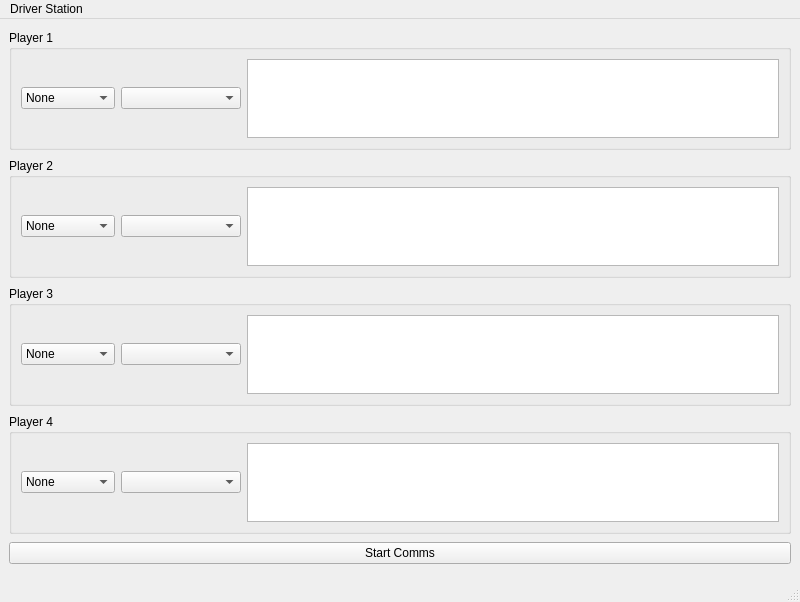
<?xml version="1.0" encoding="UTF-8"?>
<ui version="4.0">
 <class>DriverStation</class>
 <widget class="QMainWindow" name="DriverStation">
  <property name="geometry">
   <rect>
    <x>0</x>
    <y>0</y>
    <width>800</width>
    <height>602</height>
   </rect>
  </property>
  <property name="windowTitle">
   <string>DriverStation</string>
  </property>
  <widget class="QWidget" name="centralwidget">
   <layout class="QVBoxLayout" name="verticalLayout">
    <item>
     <widget class="QGroupBox" name="player_group_1">
      <property name="sizePolicy">
       <sizepolicy hsizetype="Expanding" vsizetype="Fixed">
        <horstretch>0</horstretch>
        <verstretch>0</verstretch>
       </sizepolicy>
      </property>
      <property name="minimumSize">
       <size>
        <width>0</width>
        <height>70</height>
       </size>
      </property>
      <property name="maximumSize">
       <size>
        <width>16777215</width>
        <height>120</height>
       </size>
      </property>
      <property name="title">
       <string>Player 1</string>
      </property>
      <layout class="QHBoxLayout" name="horizontalLayout_2">
       <item>
        <widget class="QComboBox" name="controller_player_1">
         <property name="sizePolicy">
          <sizepolicy hsizetype="Maximum" vsizetype="Maximum">
           <horstretch>0</horstretch>
           <verstretch>0</verstretch>
          </sizepolicy>
         </property>
         <item>
          <property name="text">
           <string>None</string>
          </property>
         </item>
         <item>
          <property name="text">
           <string>Controller 1</string>
          </property>
         </item>
         <item>
          <property name="text">
           <string>Controller 2</string>
          </property>
         </item>
         <item>
          <property name="text">
           <string>Controller 3</string>
          </property>
         </item>
         <item>
          <property name="text">
           <string>Controller 4</string>
          </property>
         </item>
        </widget>
       </item>
       <item>
        <widget class="QComboBox" name="robot_p_1">
         <property name="minimumSize">
          <size>
           <width>120</width>
           <height>0</height>
          </size>
         </property>
        </widget>
       </item>
       <item>
        <widget class="QTextBrowser" name="debug_player_1">
         <property name="sizePolicy">
          <sizepolicy hsizetype="Expanding" vsizetype="Preferred">
           <horstretch>0</horstretch>
           <verstretch>0</verstretch>
          </sizepolicy>
         </property>
        </widget>
       </item>
      </layout>
     </widget>
    </item>
    <item>
     <widget class="QGroupBox" name="player_group_2">
      <property name="sizePolicy">
       <sizepolicy hsizetype="Expanding" vsizetype="Fixed">
        <horstretch>0</horstretch>
        <verstretch>0</verstretch>
       </sizepolicy>
      </property>
      <property name="minimumSize">
       <size>
        <width>0</width>
        <height>70</height>
       </size>
      </property>
      <property name="maximumSize">
       <size>
        <width>16777215</width>
        <height>120</height>
       </size>
      </property>
      <property name="title">
       <string>Player 2</string>
      </property>
      <layout class="QHBoxLayout" name="horizontalLayout_3">
       <item>
        <widget class="QComboBox" name="controller_player_2">
         <property name="sizePolicy">
          <sizepolicy hsizetype="Maximum" vsizetype="Maximum">
           <horstretch>0</horstretch>
           <verstretch>0</verstretch>
          </sizepolicy>
         </property>
         <item>
          <property name="text">
           <string>None</string>
          </property>
         </item>
         <item>
          <property name="text">
           <string>Controller 1</string>
          </property>
         </item>
         <item>
          <property name="text">
           <string>Controller 2</string>
          </property>
         </item>
         <item>
          <property name="text">
           <string>Controller 3</string>
          </property>
         </item>
         <item>
          <property name="text">
           <string>Controller 4</string>
          </property>
         </item>
        </widget>
       </item>
       <item>
        <widget class="QComboBox" name="robot_p_2">
         <property name="minimumSize">
          <size>
           <width>120</width>
           <height>0</height>
          </size>
         </property>
        </widget>
       </item>
       <item>
        <widget class="QTextBrowser" name="debug_player_2">
         <property name="sizePolicy">
          <sizepolicy hsizetype="Expanding" vsizetype="Preferred">
           <horstretch>0</horstretch>
           <verstretch>0</verstretch>
          </sizepolicy>
         </property>
        </widget>
       </item>
      </layout>
     </widget>
    </item>
    <item>
     <widget class="QGroupBox" name="player_group_3">
      <property name="sizePolicy">
       <sizepolicy hsizetype="Expanding" vsizetype="Fixed">
        <horstretch>0</horstretch>
        <verstretch>0</verstretch>
       </sizepolicy>
      </property>
      <property name="minimumSize">
       <size>
        <width>0</width>
        <height>70</height>
       </size>
      </property>
      <property name="maximumSize">
       <size>
        <width>16777215</width>
        <height>120</height>
       </size>
      </property>
      <property name="title">
       <string>Player 3</string>
      </property>
      <layout class="QHBoxLayout" name="horizontalLayout_4">
       <item>
        <widget class="QComboBox" name="controller_player_3">
         <property name="sizePolicy">
          <sizepolicy hsizetype="Maximum" vsizetype="Maximum">
           <horstretch>0</horstretch>
           <verstretch>0</verstretch>
          </sizepolicy>
         </property>
         <item>
          <property name="text">
           <string>None</string>
          </property>
         </item>
         <item>
          <property name="text">
           <string>Controller 1</string>
          </property>
         </item>
         <item>
          <property name="text">
           <string>Controller 2</string>
          </property>
         </item>
         <item>
          <property name="text">
           <string>Controller 3</string>
          </property>
         </item>
         <item>
          <property name="text">
           <string>Controller 4</string>
          </property>
         </item>
        </widget>
       </item>
       <item>
        <widget class="QComboBox" name="robot_p_3">
         <property name="minimumSize">
          <size>
           <width>120</width>
           <height>0</height>
          </size>
         </property>
        </widget>
       </item>
       <item>
        <widget class="QTextBrowser" name="debug_player_3">
         <property name="sizePolicy">
          <sizepolicy hsizetype="Expanding" vsizetype="Preferred">
           <horstretch>0</horstretch>
           <verstretch>0</verstretch>
          </sizepolicy>
         </property>
        </widget>
       </item>
      </layout>
     </widget>
    </item>
    <item>
     <widget class="QGroupBox" name="player_group_4">
      <property name="sizePolicy">
       <sizepolicy hsizetype="Expanding" vsizetype="Fixed">
        <horstretch>0</horstretch>
        <verstretch>0</verstretch>
       </sizepolicy>
      </property>
      <property name="minimumSize">
       <size>
        <width>0</width>
        <height>70</height>
       </size>
      </property>
      <property name="maximumSize">
       <size>
        <width>16777215</width>
        <height>120</height>
       </size>
      </property>
      <property name="title">
       <string>Player 4</string>
      </property>
      <layout class="QHBoxLayout" name="horizontalLayout_5">
       <item>
        <widget class="QComboBox" name="controler_player_4">
         <property name="sizePolicy">
          <sizepolicy hsizetype="Maximum" vsizetype="Maximum">
           <horstretch>0</horstretch>
           <verstretch>0</verstretch>
          </sizepolicy>
         </property>
         <item>
          <property name="text">
           <string>None</string>
          </property>
         </item>
         <item>
          <property name="text">
           <string>Controller 1</string>
          </property>
         </item>
         <item>
          <property name="text">
           <string>Controller 2</string>
          </property>
         </item>
         <item>
          <property name="text">
           <string>Controller 3</string>
          </property>
         </item>
         <item>
          <property name="text">
           <string>Controller 4</string>
          </property>
         </item>
        </widget>
       </item>
       <item>
        <widget class="QComboBox" name="robot_p_4">
         <property name="minimumSize">
          <size>
           <width>120</width>
           <height>0</height>
          </size>
         </property>
        </widget>
       </item>
       <item>
        <widget class="QTextBrowser" name="debug_player_4">
         <property name="sizePolicy">
          <sizepolicy hsizetype="Expanding" vsizetype="Preferred">
           <horstretch>0</horstretch>
           <verstretch>0</verstretch>
          </sizepolicy>
         </property>
        </widget>
       </item>
      </layout>
     </widget>
    </item>
    <item>
     <widget class="QPushButton" name="pushButton">
      <property name="text">
       <string>Start Comms</string>
      </property>
     </widget>
    </item>
   </layout>
  </widget>
  <widget class="QStatusBar" name="statusbar"/>
  <widget class="QMenuBar" name="menubar">
   <property name="geometry">
    <rect>
     <x>0</x>
     <y>0</y>
     <width>800</width>
     <height>17</height>
    </rect>
   </property>
   <widget class="QMenu" name="menuDriver_Station">
    <property name="title">
     <string>Driver Station</string>
    </property>
   </widget>
   <addaction name="menuDriver_Station"/>
  </widget>
 </widget>
 <resources/>
 <connections/>
</ui>
